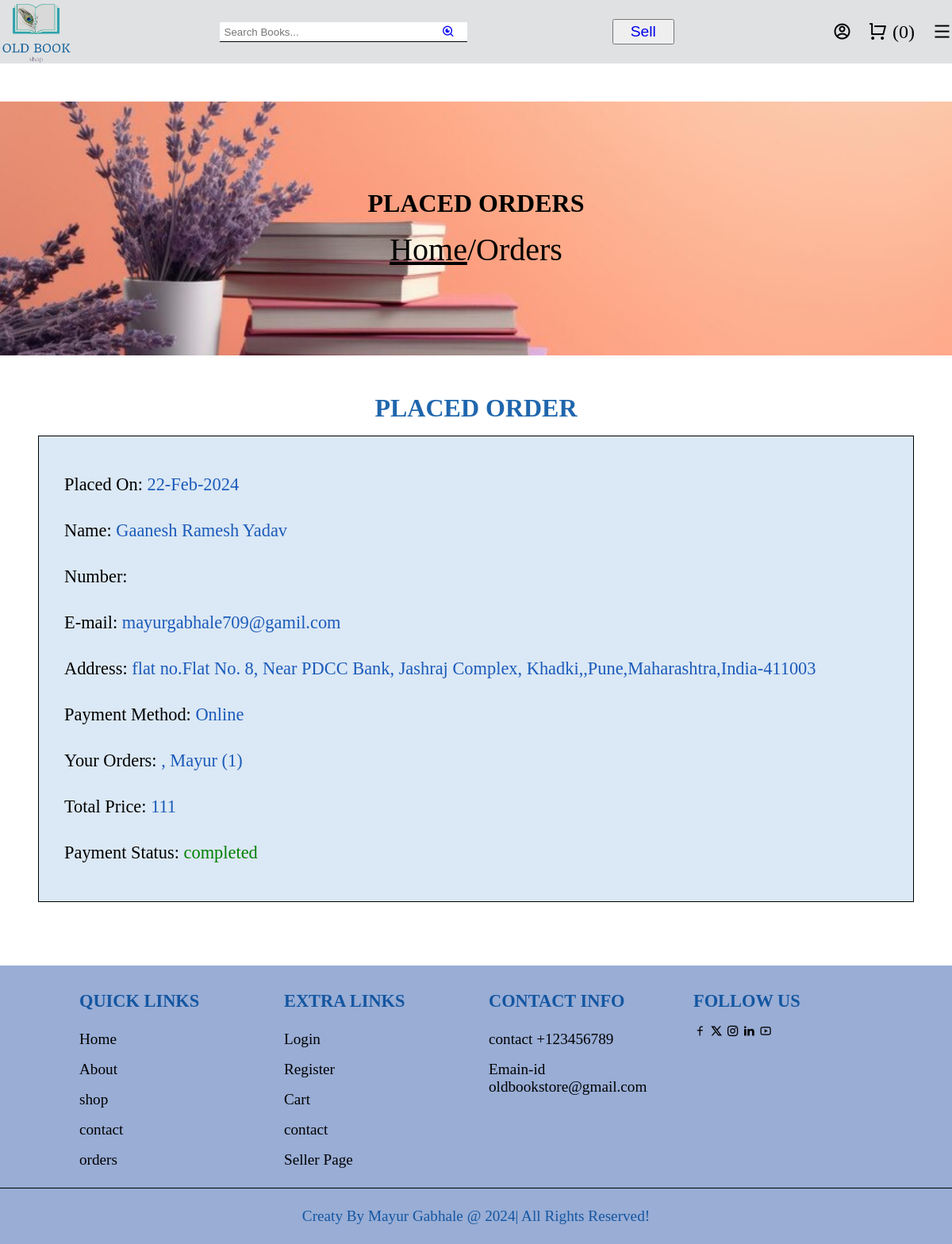
The page /orders.php (signed in) on the database its author committed.
### tables this page shows
CREATE TABLE `orders` (
  `id` int(11) NOT NULL,
  `user_id` int(100) NOT NULL,
  `name` varchar(255) NOT NULL,
  `number` varchar(12) NOT NULL,
  `email` varchar(255) NOT NULL,
  `method` varchar(100) NOT NULL,
  `address` varchar(500) NOT NULL,
  `total_products` varchar(1000) NOT NULL,
  `total_price` int(255) NOT NULL,
  `placed_on` varchar(100) NOT NULL,
  `payment_status` varchar(100) NOT NULL DEFAULT 'pending'
);

### orders.php (the view, shortened to what this page needs)
<!DOCTYPE html>
<html lang="en">
<head>
    <link rel="stylesheet" href="heading.css">
    <link rel="stylesheet" href="orders.css">
</head>
<body>
    <?php include 'b_header.php' ?>
    <div class="heading">
        <h3>Placed Orders</h3>
        <p><a href="mainpage.php">Home</a>/Orders</p>
    </div>
    <section class="placed-orders">
        <h1 class="title">Placed Order</h1>
        <div class="box-container">
            <?php
            $order_query = mysqli_query($conn, "SELECT * FROM `orders` WHERE user_id ='$user_id' ") or die('query failed');
            if (mysqli_num_rows($order_query) > 0) {
                while ($fetch_orders = mysqli_fetch_assoc($order_query)) {
            ?>
                    <div class="box">
                        <p>Placed On: <span><?php echo $fetch_orders['placed_on']; ?></span></p>
                        <p>Name: <span><?php echo $fetch_orders['name']; ?></span></p>
                        <p>Number: <span><?php echo $fetch_orders['number']; ?></span></p>
                        <p>E-mail: <span><?php echo $fetch_orders['email']; ?></span></p>
                        <p>Address: <span><?php echo $fetch_orders['address']; ?></span></p>
                        <p>Payment Method: <span><?php echo $fetch_orders['method']; ?></span></p>
                        <p>Your Orders: <span><?php echo $fetch_orders['total_products']; ?></span></p>
                        <p>Total Price: <span><?php echo $fetch_orders['total_price']; ?></span></p>
                        <p>Payment Status: <span style="color: <?php if ($fetch_orders['payment_status'] == 'pending') {
                                                                    echo 'red';
                                                                } else {
                                                                    echo 'green';
                                                                } ?>;"><?php echo $fetch_orders['payment_status']; ?></span></p>
                    </div>
            <?php
                }
            } else {
                echo ' <p class="empty">No Orders Placed Yet..!</p>';
            }
            ?>
        </div>
    </section>
    <?php include 'footer.php' ?>
</body>
</html>

### heading.css (style rules this page uses)
.heading { margin-top: 8rem; margin-bottom: 2rem; min-height: 40vh; display: flex; flex-flow: column; align-items: center; justify-content: center; gap:1rem; background: url(./img/shop6.jpg) no-repeat; background-size: cover; background-position: center; text-align: center; }
.heading h3 { font-size: 2rem; color:var(--black); text-transform: uppercase; }
.heading p { font-size: 2.5rem; color:var(--light-color); }
.heading p a { color:var(--purple); }

### orders.css (style rules this page uses)
.placed-orders { margin: 3rem; }
.placed-orders .title { text-align: center; margin-top: 1rem; margin-bottom: 1rem; text-transform: uppercase; font-size: 2rem; color: rgb(31, 102, 173); }
.placed-orders .box-container { max-width: 1200px; margin: 0 auto; display: flex; flex-wrap: wrap; align-items: center; gap: 1.5rem; }
.placed-orders .box-container .box { flex:1 1 30rem; border: 1px solid black; padding: 2rem; background-color: rgba(206, 224, 241, 0.72); }
.placed-orders .box-container .box p { font-size: 1.4rem; padding: 1rem 0; }
.placed-orders .box-container .box p span { color: rgb(27, 91, 186); }

### b_header.css (style rules this page uses)
* { margin: 0; padding: 0; }

### footer.css (style rules this page uses)
* { margin: 0; padding: 0; }

### rows shown on the page
orders: placed_on "22-Feb-2024", name "Gaanesh Ramesh Yadav", email "mayurgabhale709@gamil.com", address "flat no.Flat No. 8, Near PDCC Bank, Jashraj Complex, Khadki,,Pune,Maharashtra,India-411003", method "Online", total_products ", Mayur (1)", total_price "111", payment_status "completed"

### other values the page prints
$cart_rows_number "0"
